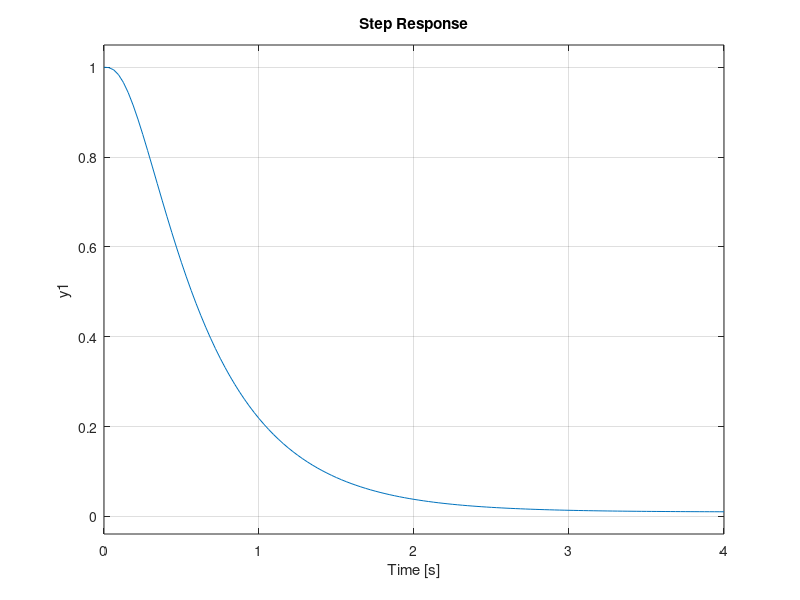

This figure's MATLAB source:
%Q1b
R = [1 22 141 202];
myPoles = roots(R);
disp(myPoles);

Y = [1 22 141 2];
myZeros = roots(Y);
disp(myZeros);

%Q1c
sys = tf([1 22 141 2], [1 22 141 202]);
step(sys);
